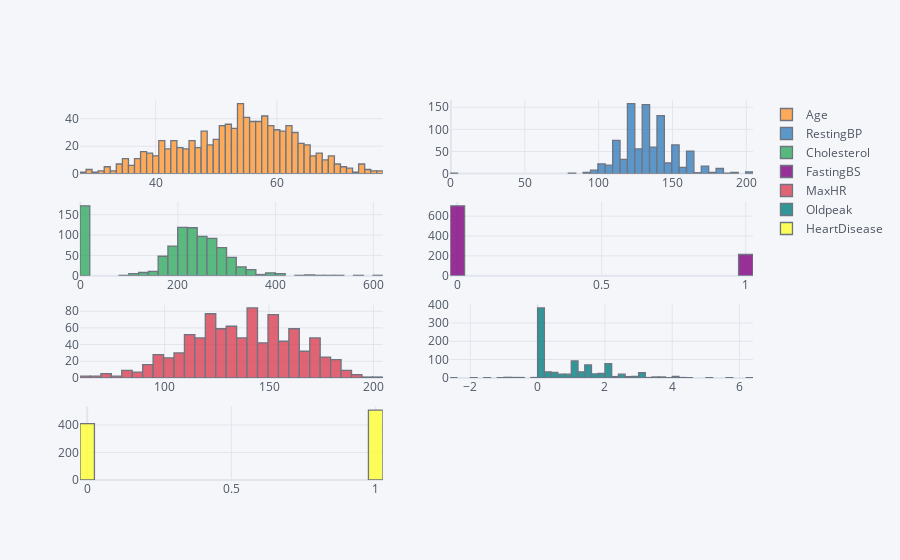

The code cell stored with this chart in its notebook:
### Code cell
df[numerical].iplot(kind='histogram', subplots=True,bins=50)

### Figure 1 — Plotly figure (JSON) as saved in the notebook; plotly's stock layout.template omitted (floating-point values rounded to 4 significant figures; data arrays with more than 128 entries replaced by an {"elided": "..."} marker saying what was removed)
{"data": [{"histfunc": "count", "histnorm": "", "marker": {"color": "rgba(255, 153, 51, 1.0)", "line": {"color": "#4D5663", "width": 1.3}}, "name": "Age", "nbinsx": 50, "opacity": 0.8, "orientation": "v", "type": "histogram", "x": {"elided": "918 int values"}, "xaxis": "x", "yaxis": "y"}, {"histfunc": "count", "histnorm": "", "marker": {"color": "rgba(55, 128, 191, 1.0)", "line": {"color": "#4D5663", "width": 1.3}}, "name": "RestingBP", "nbinsx": 50, "opacity": 0.8, "orientation": "v", "type": "histogram", "x": {"elided": "918 int values"}, "xaxis": "x2", "yaxis": "y2"}, {"histfunc": "count", "histnorm": "", "marker": {"color": "rgba(50, 171, 96, 1.0)", "line": {"color": "#4D5663", "width": 1.3}}, "name": "Cholesterol", "nbinsx": 50, "opacity": 0.8, "orientation": "v", "type": "histogram", "x": {"elided": "918 int values"}, "xaxis": "x3", "yaxis": "y3"}, {"histfunc": "count", "histnorm": "", "marker": {"color": "rgba(128, 0, 128, 1.0)", "line": {"color": "#4D5663", "width": 1.3}}, "name": "FastingBS", "nbinsx": 50, "opacity": 0.8, "orientation": "v", "type": "histogram", "x": {"elided": "918 int values"}, "xaxis": "x4", "yaxis": "y4"}, {"histfunc": "count", "histnorm": "", "marker": {"color": "rgba(219, 64, 82, 1.0)", "line": {"color": "#4D5663", "width": 1.3}}, "name": "MaxHR", "nbinsx": 50, "opacity": 0.8, "orientation": "v", "type": "histogram", "x": {"elided": "918 int values"}, "xaxis": "x5", "yaxis": "y5"}, {"histfunc": "count", "histnorm": "", "marker": {"color": "rgba(0, 128, 128, 1.0)", "line": {"color": "#4D5663", "width": 1.3}}, "name": "Oldpeak", "nbinsx": 50, "opacity": 0.8, "orientation": "v", "type": "histogram", "x": {"elided": "918 float values"}, "xaxis": "x6", "yaxis": "y6"}, {"histfunc": "count", "histnorm": "", "marker": {"color": "rgba(255, 255, 51, 1.0)", "line": {"color": "#4D5663", "width": 1.3}}, "name": "HeartDisease", "nbinsx": 50, "opacity": 0.8, "orientation": "v", "type": "histogram", "x": {"elided": "918 int values"}, "xaxis": "x7", "yaxis": "y7"}], "layout": {"barmode": "overlay", "legend": {"bgcolor": "#F5F6F9", "font": {"color": "#4D5663"}}, "paper_bgcolor": "#F5F6F9", "plot_bgcolor": "#F5F6F9", "title": {"font": {"color": "#4D5663"}}, "xaxis": {"anchor": "y", "domain": [0, 0.45], "gridcolor": "#E1E5ED", "showgrid": true, "tickfont": {"color": "#4D5663"}, "title": {"font": {"color": "#4D5663"}, "text": ""}, "zerolinecolor": "#E1E5ED"}, "xaxis2": {"anchor": "y2", "domain": [0.55, 1], "gridcolor": "#E1E5ED", "showgrid": true, "tickfont": {"color": "#4D5663"}, "title": {"font": {"color": "#4D5663"}, "text": ""}, "zerolinecolor": "#E1E5ED"}, "xaxis3": {"anchor": "y3", "domain": [0, 0.45], "gridcolor": "#E1E5ED", "showgrid": true, "tickfont": {"color": "#4D5663"}, "title": {"font": {"color": "#4D5663"}, "text": ""}, "zerolinecolor": "#E1E5ED"}, "xaxis4": {"anchor": "y4", "domain": [0.55, 1], "gridcolor": "#E1E5ED", "showgrid": true, "tickfont": {"color": "#4D5663"}, "title": {"font": {"color": "#4D5663"}, "text": ""}, "zerolinecolor": "#E1E5ED"}, "xaxis5": {"anchor": "y5", "domain": [0, 0.45], "gridcolor": "#E1E5ED", "showgrid": true, "tickfont": {"color": "#4D5663"}, "title": {"font": {"color": "#4D5663"}, "text": ""}, "zerolinecolor": "#E1E5ED"}, "xaxis6": {"anchor": "y6", "domain": [0.55, 1], "gridcolor": "#E1E5ED", "showgrid": true, "tickfont": {"color": "#4D5663"}, "title": {"font": {"color": "#4D5663"}, "text": ""}, "zerolinecolor": "#E1E5ED"}, "xaxis7": {"anchor": "y7", "domain": [0, 0.45], "gridcolor": "#E1E5ED", "showgrid": true, "tickfont": {"color": "#4D5663"}, "title": {"font": {"color": "#4D5663"}, "text": ""}, "zerolinecolor": "#E1E5ED"}, "yaxis": {"anchor": "x", "domain": [0.8063, 1], "gridcolor": "#E1E5ED", "showgrid": true, "tickfont": {"color": "#4D5663"}, "title": {"font": {"color": "#4D5663"}, "text": ""}, "zerolinecolor": "#E1E5ED"}, "yaxis2": {"anchor": "x2", "domain": [0.8063, 1], "gridcolor": "#E1E5ED", "showgrid": true, "tickfont": {"color": "#4D5663"}, "title": {"font": {"color": "#4D5663"}, "text": ""}, "zerolinecolor": "#E1E5ED"}, "yaxis3": {"anchor": "x3", "domain": [0.5375, 0.7312], "gridcolor": "#E1E5ED", "showgrid": true, "tickfont": {"color": "#4D5663"}, "title": {"font": {"color": "#4D5663"}, "text": ""}, "zerolinecolor": "#E1E5ED"}, "yaxis4": {"anchor": "x4", "domain": [0.5375, 0.7312], "gridcolor": "#E1E5ED", "showgrid": true, "tickfont": {"color": "#4D5663"}, "title": {"font": {"color": "#4D5663"}, "text": ""}, "zerolinecolor": "#E1E5ED"}, "yaxis5": {"anchor": "x5", "domain": [0.2687, 0.4625], "gridcolor": "#E1E5ED", "showgrid": true, "tickfont": {"color": "#4D5663"}, "title": {"font": {"color": "#4D5663"}, "text": ""}, "zerolinecolor": "#E1E5ED"}, "yaxis6": {"anchor": "x6", "domain": [0.2687, 0.4625], "gridcolor": "#E1E5ED", "showgrid": true, "tickfont": {"color": "#4D5663"}, "title": {"font": {"color": "#4D5663"}, "text": ""}, "zerolinecolor": "#E1E5ED"}, "yaxis7": {"anchor": "x7", "domain": [0, 0.1938], "gridcolor": "#E1E5ED", "showgrid": true, "tickfont": {"color": "#4D5663"}, "title": {"font": {"color": "#4D5663"}, "text": ""}, "zerolinecolor": "#E1E5ED"}}}
